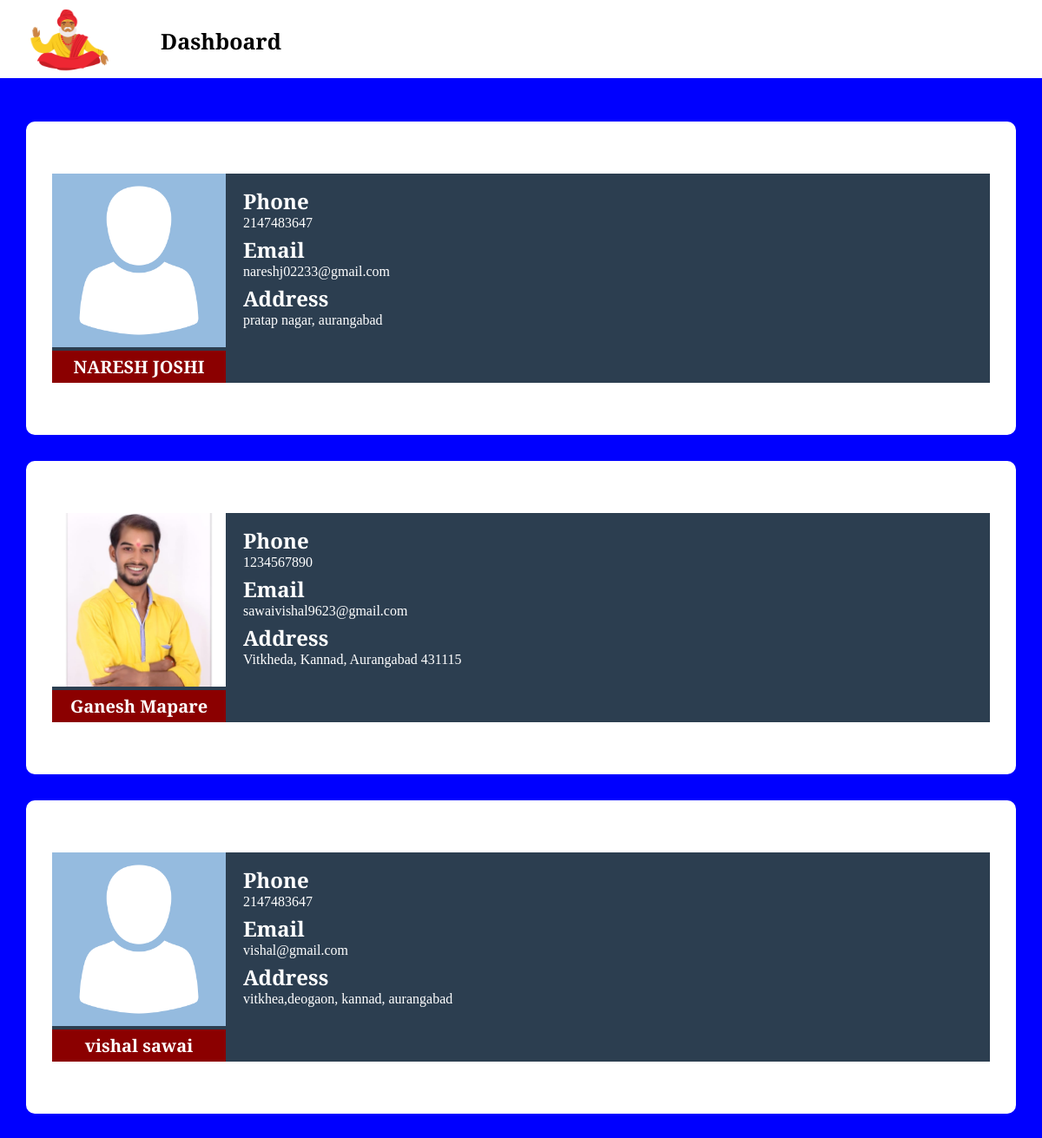
Page /guruji.php on the committed database.
### tables this page shows
CREATE TABLE `guruji_profile` (
  `fname` text NOT NULL,
  `lname` text NOT NULL,
  `phone` int(12) NOT NULL,
  `Email` varchar(50) NOT NULL,
  `photo` varchar(100) NOT NULL,
  `district` text NOT NULL,
  `talukas` text NOT NULL,
  `address` text NOT NULL
);

### guruji.php (the view, shortened to what this page needs)
<!DOCTYPE html>
<html lang="en">
<head>
    <link rel="stylesheet" href="css/style.css">
    <link rel="stylesheet" href="css/responsive.css">
</head>
<body class="puja-page">
    <div class="menu">
        <div class="website-logo">
            <img class="m-i" alt="logo" src="image/guruji2.png" />
        </div>
        <div id="navbar">
            <nav>
                <a id="NavLink" href="dashboard.php">Dashboard</a>
            </nav>
        </div>
    </div>
    <?php
    include 'conn.php';
            $sqlquery = "SELECT * FROM guruji_profile";
            $data = $conn->query($sqlquery);
            ?>
    <div class="guru-profile">
    <?php
        if ($data->num_rows > 0) {
            while ($row = $data->fetch_assoc()) {
        ?>
        <div class="profile">
            <div class="profile-card">
                <div>
                <img src="gurujiphoto/<?php echo $row['photo']; ?>" alt="">
                    <h1><?php echo($row['fname']." ".$row['lname']) ?></h1>
                </div>
                <div class="guru-profile-info">
                    <h2>Phone</h2>
                    <p><?php echo $row['phone'] ?></p>
                    <h2>Email</h2>
                    <p><?php echo $row['Email'] ?></p>
                    <h2>Address</h2>
                    <p><?php echo $row['address'] ?></p>
                </div>
            </div>
        </div>
        <?php       }   }    ?>
    </div>
</body>
</html>

### css/style.css (style rules this page uses)
* { margin: 0px; padding: 0px; font-family: 'Cormorant', serif; }
#navbar nav { display: flex; flex-direction: row; z-index: 60; padding-left: 150px; position: fixed; }
#NavLink { color: black; font-weight: bolder; float: left; text-align: center; padding: 30px 35px; text-decoration: none; font-size: 25px; cursor: pointer; }
.menu { width: 100%; position: fixed; background-color: white; z-index: 50; }
.m-i { float: left; height: 90px; width: 120px; margin-left: 20px; }
.puja-page { background-color: blue; }
.guru-profile { padding-top: 140px; margin-bottom: 50px; }
.profile { margin: auto; max-width: 90%; padding: 50px 30px; background-color: white; border-radius: 10px; margin-bottom: 30px; }
.profile-card { width: 100%; background-color: #2C3E50; margin-top: 10px; margin-bottom: 10px; display: flex; }
.profile-card h1 { color: white; padding: 5px 0px; background-color: darkred; width: 200px; text-align: center; font-size: 20px; }
.profile-card img { width: 200px; height: 200px; }
.guru-profile-info { padding: 10px 20px; color: white; }
.guru-profile-info h2 { margin-top: 5px; }

### rows in the picture
guruji_profile: photo (picture), fname "NARESH", lname "JOSHI", phone "2147483647", Email "nareshj02233@gmail.com", address "pratap nagar, aurangabad"
guruji_profile: photo (picture), fname "Ganesh", lname "Mapare", phone "1234567890", Email "sawaivishal9623@gmail.com", address "Vitkheda, Kannad, Aurangabad 431115"
guruji_profile: photo (picture), fname "vishal", lname "sawai", phone "2147483647", Email "vishal@gmail.com", address "vitkhea,deogaon, kannad, aurangabad"
